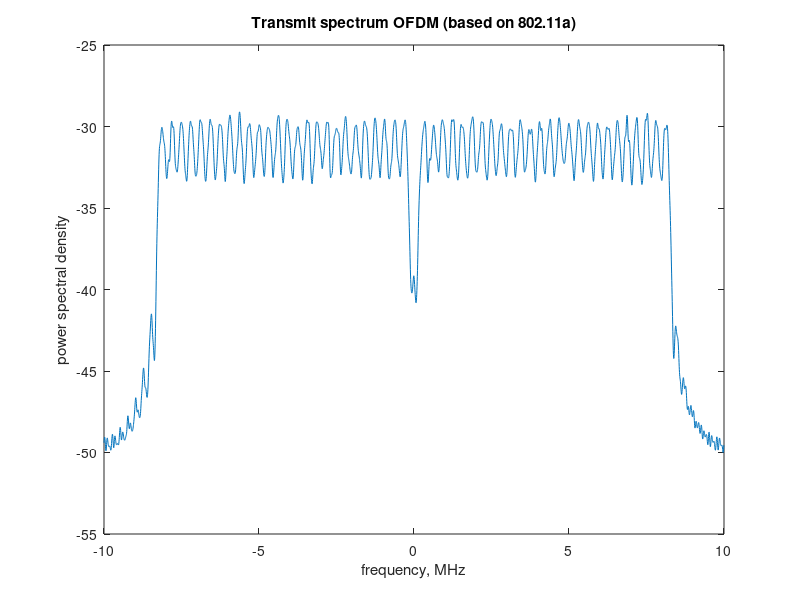

The MATLAB source for this figure:
%%%%%%%%%%%%%%%%%%%%%%%%%%%%%%%%%%%%%%%%%%%%%
% Creative Commons
% Attribution-Noncommercial 2.5 India
% You are free:
% to Share — to copy, distribute and transmit the work
% to Remix — to adapt the work
% Under the following conditions:
% Attribution. You must attribute the work in the manner 
% specified by the author or licensor (but not in any way 
% that suggests that they endorse you or your use of the work). 
% Noncommercial. You may not use this work for commercial purposes. 
% For any reuse or distribution, you must make clear to others the 
% license terms of this work. The best way to do this is with a 
% link to this web page.
% Any of the above conditions can be waived if you get permission 
% from the copyright holder.
% Nothing in this license impairs or restricts the author's moral rights.
% http://creativecommons.org/licenses/by-nc/2.5/in/

% Author	: Krishna
% Email		: krishna@dsplog.com
% Version	: 1.0
% Date		: 02 February 2008
% %%%%%%%%%%%%%%%%%%%%%%%%%%%%%%%%%%%%%%%%%%%%%%%%%%%%%%%%%%

% script for generting OFDM transmit waveform (loosely based on 
% IEEE 802.11A specifications)
% 
clc;
clear all;
close all;

nFFTSize = 64;
% for each symbol bits a1 to a52 are assigned to subcarrier 
% index [-26 to -1 1 to 26] 
subcarrierIndex = [-26:-1 1:26];
nBit = 25000; 
ip = rand(1,nBit) > 0.5; % generating 1's and 0's
nBitPerSymbol = 52;

nSymbol = ceil(nBit/nBitPerSymbol);

% BPSK modulation
% bit0 --> -1
% bit1 --> +1
ipMod = 2*ip - 1; 
ipMod = [ipMod zeros(1,nBitPerSymbol*nSymbol-nBit)];
ipMod = reshape(ipMod,nSymbol,nBitPerSymbol);

st = []; % empty vector

for ii = 1:nSymbol

inputiFFT = zeros(1,nFFTSize);

% assigning bits a1 to a52 to subcarriers [-26 to -1, 1 to 26]
inputiFFT(subcarrierIndex+nFFTSize/2+1) = ipMod(ii,:);

%  shift subcarriers at indices [-26 to -1] to fft input indices [38 to 63]
inputiFFT = fftshift(inputiFFT); 

outputiFFT = ifft(inputiFFT,nFFTSize);

% adding cyclic prefix of 16 samples 
outputiFFT_with_CP = [outputiFFT(49:64) outputiFFT];

st = [st outputiFFT_with_CP]; 

end


fsMHz = 20;
[Pxx,W] = pwelch(st,[],[],4096,20);    
plot([-2048:2047]*fsMHz/4096,10*log10(fftshift(Pxx)));
xlabel('frequency, MHz')
ylabel('power spectral density')
title('Transmit spectrum OFDM (based on 802.11a)');